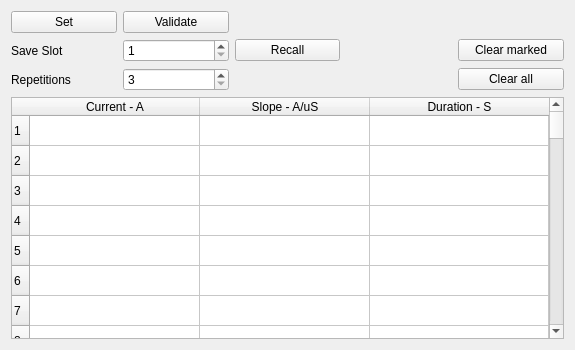
          <widget class="QWidget" name="page_2">
           <property name="geometry">
            <rect>
             <x>0</x>
             <y>0</y>
             <width>575</width>
             <height>350</height>
            </rect>
           </property>
           <attribute name="label">
            <string>List Mode</string>
           </attribute>
           <layout class="QGridLayout" name="gridLayout_4">
            <item row="3" column="0" colspan="5">
             <widget class="QTableWidget" name="table_list">
              <property name="sizePolicy">
               <sizepolicy hsizetype="Expanding" vsizetype="Expanding">
                <horstretch>0</horstretch>
                <verstretch>0</verstretch>
               </sizepolicy>
              </property>
              <property name="minimumSize">
               <size>
                <width>450</width>
                <height>200</height>
               </size>
              </property>
              <property name="rowCount">
               <number>84</number>
              </property>
              <property name="columnCount">
               <number>3</number>
              </property>
              <attribute name="horizontalHeaderCascadingSectionResizes">
               <bool>false</bool>
              </attribute>
              <attribute name="horizontalHeaderDefaultSectionSize">
               <number>170</number>
              </attribute>
              <attribute name="horizontalHeaderStretchLastSection">
               <bool>true</bool>
              </attribute>
              <attribute name="verticalHeaderStretchLastSection">
               <bool>false</bool>
              </attribute>
              <row/>
              <row/>
              <row/>
              <row/>
              <row/>
              <row/>
              <row/>
              <row/>
              <row/>
              <row/>
              <row/>
              <row/>
              <row/>
              <row/>
              <row/>
              <row/>
              <row/>
              <row/>
              <row/>
              <row/>
              <row/>
              <row/>
              <row/>
              <row/>
              <row/>
              <row/>
              <row/>
              <row/>
              <row/>
              <row/>
              <row/>
              <row/>
              <row/>
              <row/>
              <row/>
              <row/>
              <row/>
              <row/>
              <row/>
              <row/>
              <row/>
              <row/>
              <row/>
              <row/>
              <row/>
              <row/>
              <row/>
              <row/>
              <row/>
              <row/>
              <row/>
              <row/>
              <row/>
              <row/>
              <row/>
              <row/>
              <row/>
              <row/>
              <row/>
              <row/>
              <row/>
              <row/>
              <row/>
              <row/>
              <row/>
              <row/>
              <row/>
              <row/>
              <row/>
              <row/>
              <row/>
              <row/>
              <row/>
              <row/>
              <row/>
              <row/>
              <row/>
              <row/>
              <row/>
              <row/>
              <row/>
              <row/>
              <row/>
              <row/>
              <column>
               <property name="text">
                <string>Current - A</string>
               </property>
              </column>
              <column>
               <property name="text">
                <string>Slope - A/uS</string>
               </property>
              </column>
              <column>
               <property name="text">
                <string>Duration - S</string>
               </property>
              </column>
             </widget>
            </item>
            <item row="0" column="0">
             <widget class="QPushButton" name="btn_list_set">
              <property name="text">
               <string>Set</string>
              </property>
             </widget>
            </item>
            <item row="1" column="4">
             <widget class="QPushButton" name="btn_list_clear_mark">
              <property name="text">
               <string>Clear marked</string>
              </property>
             </widget>
            </item>
            <item row="1" column="0">
             <widget class="QLabel" name="label_18">
              <property name="text">
               <string>Save Slot</string>
              </property>
             </widget>
            </item>
            <item row="2" column="0">
             <widget class="QLabel" name="label_19">
              <property name="text">
               <string>Repetitions</string>
              </property>
             </widget>
            </item>
            <item row="2" column="4">
             <widget class="QPushButton" name="btn_list_clear_all">
              <property name="text">
               <string>Clear all</string>
              </property>
             </widget>
            </item>
            <item row="1" column="1">
             <widget class="QSpinBox" name="val_list_slot">
              <property name="minimum">
               <number>1</number>
              </property>
              <property name="maximum">
               <number>7</number>
              </property>
             </widget>
            </item>
            <item row="1" column="2">
             <widget class="QPushButton" name="btn_list_recall">
              <property name="text">
               <string>Recall</string>
              </property>
             </widget>
            </item>
            <item row="2" column="1">
             <widget class="QSpinBox" name="val_list_loops">
              <property name="toolTip">
               <string>&lt;html&gt;&lt;head/&gt;&lt;body&gt;&lt;p&gt;While less than 3 repetitions work, getting a list with less from device will not return anything, resulting in an error&lt;/p&gt;&lt;/body&gt;&lt;/html&gt;</string>
              </property>
              <property name="minimum">
               <number>3</number>
              </property>
             </widget>
            </item>
            <item row="0" column="1">
             <widget class="QPushButton" name="btn_list_validate">
              <property name="text">
               <string>Validate</string>
              </property>
             </widget>
            </item>
           </layout>
          </widget>
